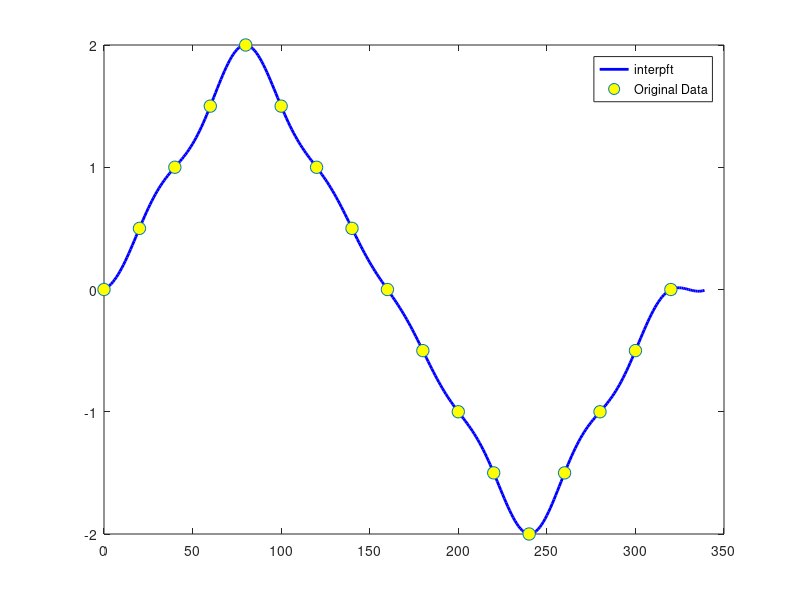

Write the MATLAB code that produced this figure.
clc;
clear;
close all;

L=20;

y=[0 .5 1 1.5 2 1.5 1 .5 0 -.5 -1 -1.5 -2 -1.5 -1 -.5 0];
N=numel(y);
x=0:L:L*N-1;
dx=x(2)-x(1);

xi=0:L*N-1;
yi=interpft(y,numel(xi));

figure;
plot(xi,yi,'b','LineWidth',2);
hold on;
plot(x,y,'o','MarkerFaceColor','y','MarkerSize',9);
legend('interpft','Original Data');




